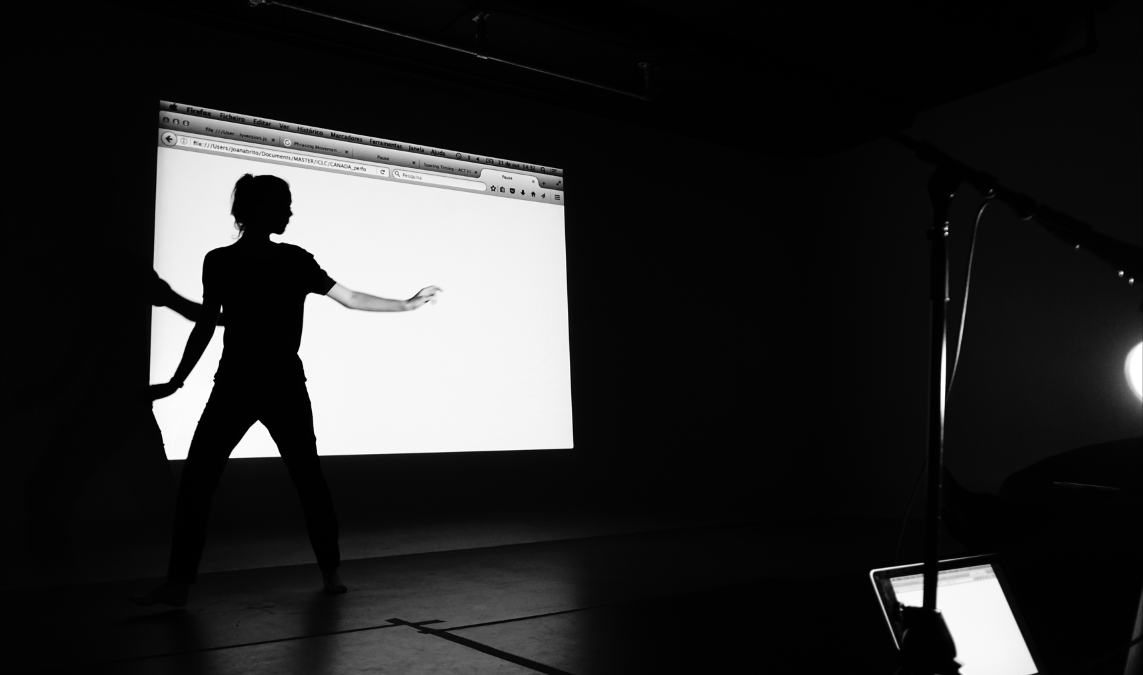
#> input picture scripts/test/joana/joanachicau.png, 1143 x 675 px
$ python thumbnails.py test/joana
#> lines starting #> are read from the running program, lines starting #| are printed output that depends on the picture
#!/usr/bin/env python
"""
Command line tool creates image thumbnails for images
in a directory.
"""
import argparse
from PIL import Image
import pathlib
import os

def makeThumb(sourcefile, destfile, thumbsize):
    with Image.open(sourcefile) as im:
        im.thumbnail(thumbsize)
        im.save(destfile)

if __name__ == "__main__":
    parser = argparse.ArgumentParser()
    parser.add_argument('inputdir', help="Input directory containing image files")
    parser.add_argument('-overwrite', action='store_true', help="Overwrite existing image files")
    parser.add_argument("-twidth", type=int, default=128, help="Thumbnail width")
    parser.add_argument("-theight", type=int, default=128, help="Thumbnail height")
    parser.add_argument("-postfix", default="_th", help="Postfix for thumbnail files")
    parser.add_argument("-ignore-postfix", default="_th,_mid", help="Ignore images with these postfixes")
    clargs = parser.parse_args()

    indir = os.path.abspath(clargs.inputdir)
    thumbsize = (clargs.twidth, clargs.theight)
    overwrite = clargs.overwrite
    postfix = clargs.postfix
    ignore_postfix = clargs.ignore_postfix.split(',');

    print(ignore_postfix);

    if not os.path.isdir(indir):
        raise IOError("Source must be a directory: {}".format(indir))
    else:
        # recursively dig into the directory and parse all image files
        for root, dirs, files in os.walk(indir):
            for filename in files:
                sourcefile = os.path.join(root, filename)
                fn, ext = os.path.splitext(filename)
                if ext.lower() in ['.jpeg', '.jpg', '.png', '.gif']:
                    isthumb = False
                    isthumb = fn[(-len(postfix)):] == postfix
                    for pf in ignore_postfix:
                        if fn[(-len(pf)):] == pf:
                            isthumb = True
                    if not isthumb:
                        newfilename = fn+postfix+ext
                        newfilepath = os.path.join(root, newfilename)
                        exists = os.path.isfile(newfilepath)
                        if exists:
                            if overwrite:
                                print("Overwriting {}".format(newfilename))
                                makeThumb(sourcefile, newfilepath, thumbsize)
                            else:
                                print("Skipping image with existing thumb {}".format(filename))
                        else:
                            print("Writing {}".format(newfilename))
                            makeThumb(sourcefile, newfilepath, thumbsize)
#> in makeThumb, im is the input picture: PIL image 1143x675 RGBA; mean R, G, B, A 40.8, 40.8, 40.8, 255
#> in makeThumb, `im.thumbnail(thumbsize)`:
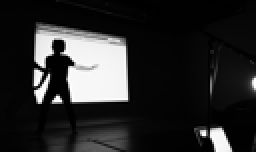
#> im: PIL image 128x76 RGBA (shown 2 times larger); mean R, G, B, A 40.9, 40.9, 40.9, 255
                    else:
                        print("Ignoring filename {}".format(filename))
                else:
                    print("Ignoring {}".format(sourcefile))
